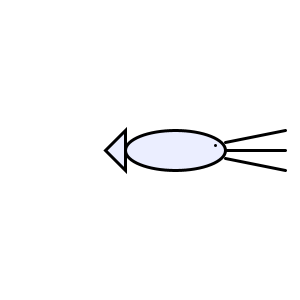
Frame 1 (no input)
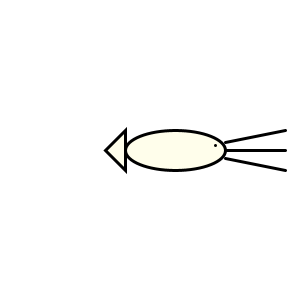
Frame 60 (the mouse pressed at the canvas centre just before this capture)
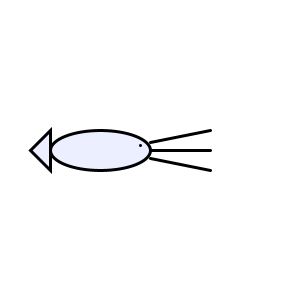
Frame 120 (the mouse held since frame 60 and released just before this capture)

The Processing sketch that drew these frames (run headless with seeded random() and noise(); from frame 60 on, the mouse is pressed at the canvas centre):

// Processing sketch: processing_37534
// ── processing_37534.pde

int counter;
int headX =0;
int headY =0;
void setup() {  //setup function called initially, only once
  size(300, 300);
  background(255);  //set background white
  colorMode(HSB);   //set colors to Hue, Saturation, Brightness mode
  counter = 0;
  strokeWeight(3); 
  headX = floor((0.75)*width);
  headY = floor((0.5)*height);
}

void draw() {  //draw function loops
   
    int offset = 20; 
    int bodyLength = 100; 
    counter++;
   if (mousePressed) {
       headX = mouseX;
      headY = mouseY; 
    }
    background(255);  //set background white

    draw_object(bodyLength, offset,headX, headY);
 }

void draw_object(int bodyLength, int offset, int headX, int headY ) {
  
  fill(random(255),100,255,50);
  ellipse(headX-bodyLength/2, headY, bodyLength,offset*2);
  triangle(headX-bodyLength,headY-offset, 
           headX-bodyLength,headY+offset,
           headX-bodyLength-offset,headY); 
  
  point (headX-10, headY-5); 
  
  line (headX, headY, headX +60, headY);  
  line (headX, headY+8, headX + 60, headY + 20); 
  line (headX, headY-8, headX +60, headY - 20);  

}     
                
